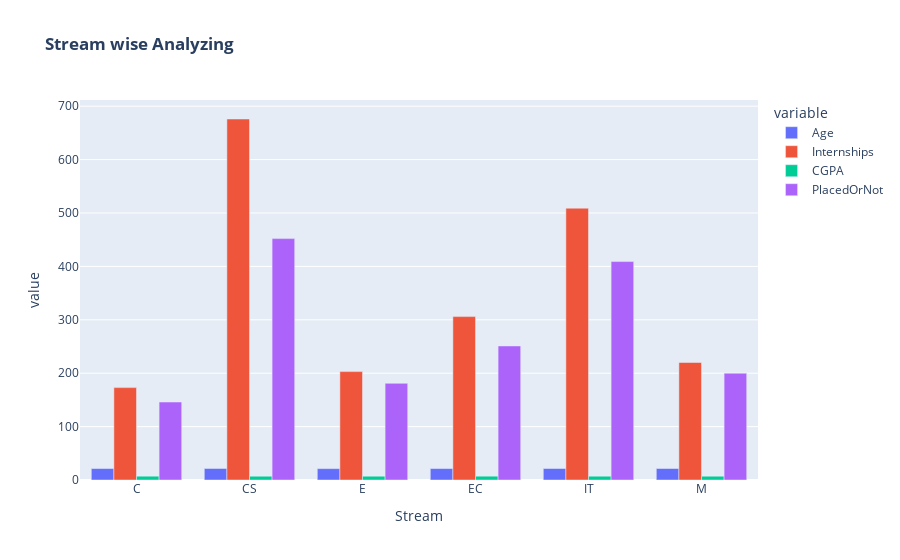

Write notebook code for a chart like this one.
### Code cell
fig = px.bar(data_frame=df1, barmode='group', title="<b>Stream wise Analyzing</b>")
fig.show()
# In Computer Science most of the students are placed

### Figure 1 — Plotly figure (JSON) as saved in the notebook; plotly's stock layout.template omitted (floating-point values rounded to 4 significant figures)
{"data": [{"alignmentgroup": "True", "hovertemplate": "variable=Age<br>Stream=%{x}<br>value=%{y}<extra></extra>", "legendgroup": "Age", "marker": {"color": "#636efa", "pattern": {"shape": ""}}, "name": "Age", "offsetgroup": "Age", "orientation": "v", "showlegend": true, "textposition": "auto", "type": "bar", "x": ["C", "CS", "E", "EC", "IT", "M"], "xaxis": "x", "y": [21.44, 21.56, 21.3, 21.41, 21.54, 21.52], "yaxis": "y"}, {"alignmentgroup": "True", "hovertemplate": "variable=Internships<br>Stream=%{x}<br>value=%{y}<extra></extra>", "legendgroup": "Internships", "marker": {"color": "#EF553B", "pattern": {"shape": ""}}, "name": "Internships", "offsetgroup": "Internships", "orientation": "v", "showlegend": true, "textposition": "auto", "type": "bar", "x": ["C", "CS", "E", "EC", "IT", "M"], "xaxis": "x", "y": [173, 676, 203, 306, 509, 220], "yaxis": "y"}, {"alignmentgroup": "True", "hovertemplate": "variable=CGPA<br>Stream=%{x}<br>value=%{y}<extra></extra>", "legendgroup": "CGPA", "marker": {"color": "#00cc96", "pattern": {"shape": ""}}, "name": "CGPA", "offsetgroup": "CGPA", "orientation": "v", "showlegend": true, "textposition": "auto", "type": "bar", "x": ["C", "CS", "E", "EC", "IT", "M"], "xaxis": "x", "y": [7.095, 7.04, 7.081, 7.125, 7.074, 7.064], "yaxis": "y"}, {"alignmentgroup": "True", "hovertemplate": "variable=PlacedOrNot<br>Stream=%{x}<br>value=%{y}<extra></extra>", "legendgroup": "PlacedOrNot", "marker": {"color": "#ab63fa", "pattern": {"shape": ""}}, "name": "PlacedOrNot", "offsetgroup": "PlacedOrNot", "orientation": "v", "showlegend": true, "textposition": "auto", "type": "bar", "x": ["C", "CS", "E", "EC", "IT", "M"], "xaxis": "x", "y": [146, 452, 181, 251, 409, 200], "yaxis": "y"}], "layout": {"barmode": "group", "legend": {"title": {"text": "variable"}, "tracegroupgap": 0}, "title": {"text": "<b>Stream wise Analyzing</b>"}, "xaxis": {"anchor": "y", "domain": [0, 1], "title": {"text": "Stream"}}, "yaxis": {"anchor": "x", "domain": [0, 1], "title": {"text": "value"}}}}
